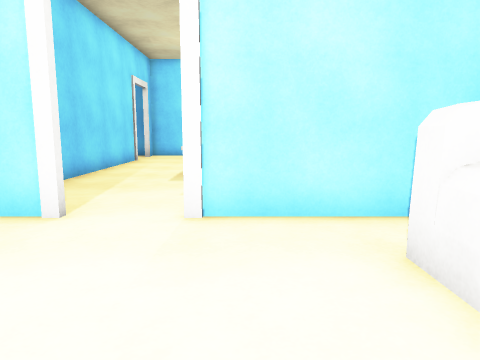
[1] (above)

16 first-person views from a walk through a 3-D level made in the Unity game engine. The camera is 1.2 m above the floor, tilts 8° down and sees 70° across. Doors are open. The floor is counted in squares, 1 m on a side. Each view is taken from the middle of a square. On the plan, view 1 faces up. The plan holds only what a view shows up to about 14 squares ahead; the rest is blank. The player character is not drawn. Some surface patterns are stand-ins.

[2]
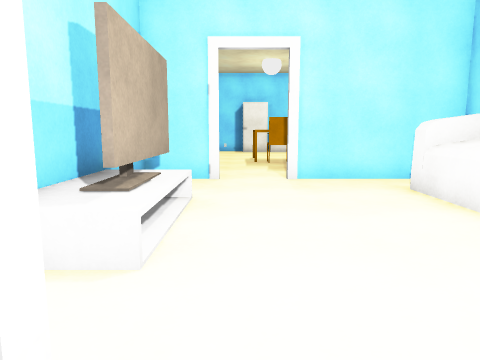

[3]
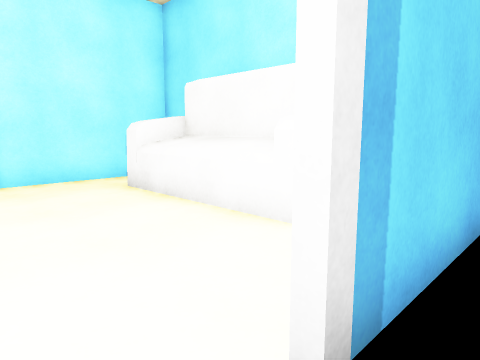

[4]
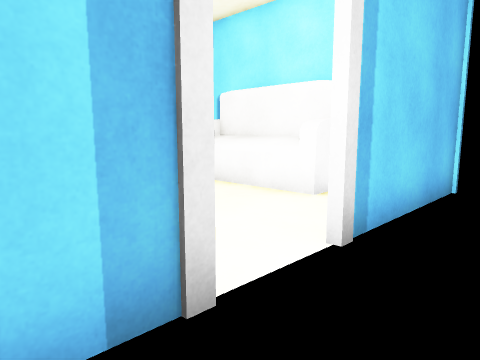

[5]
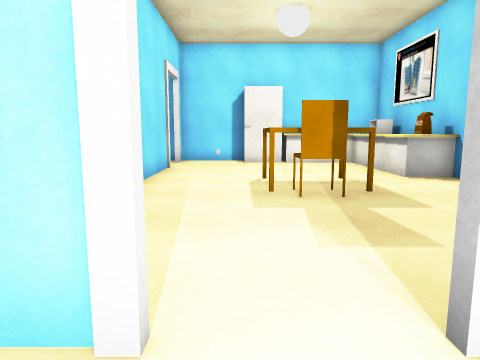

[6]
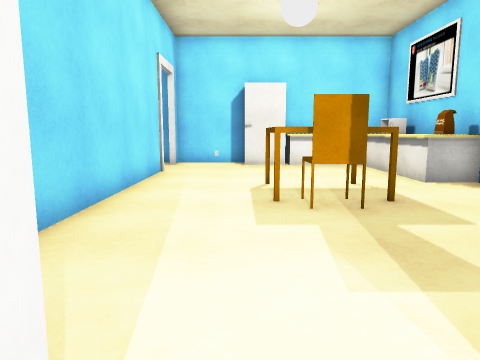

[7]
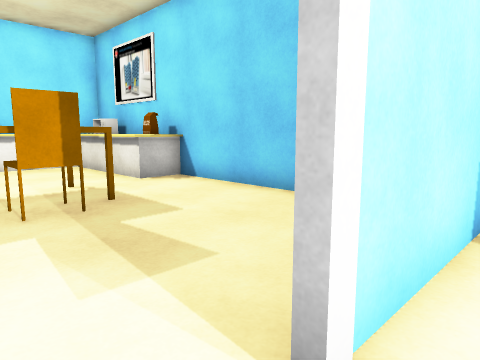

[8]
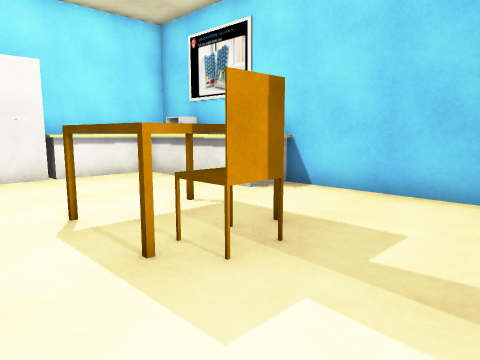

[9]
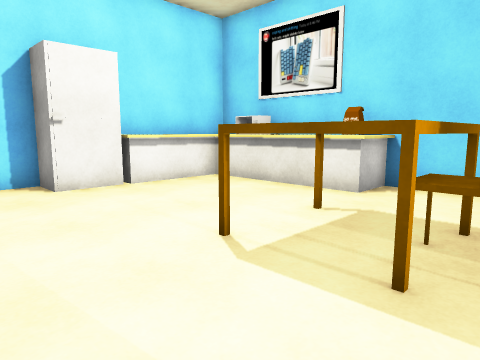

[10]
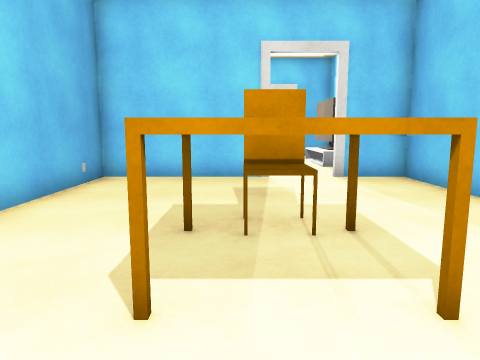

[11]
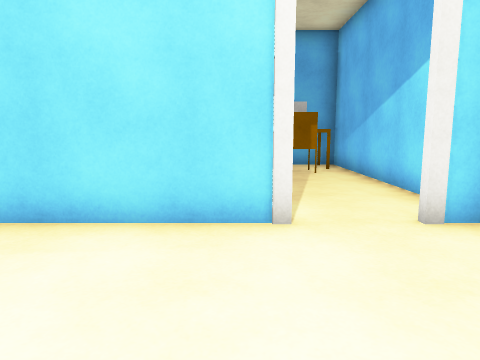

[12]
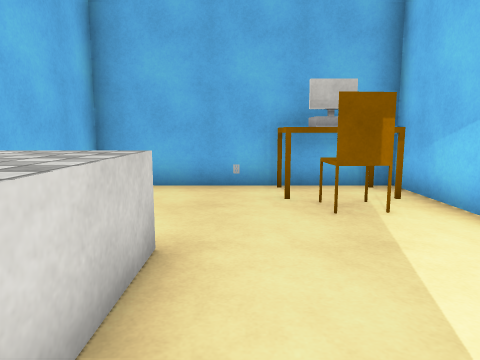

[13]
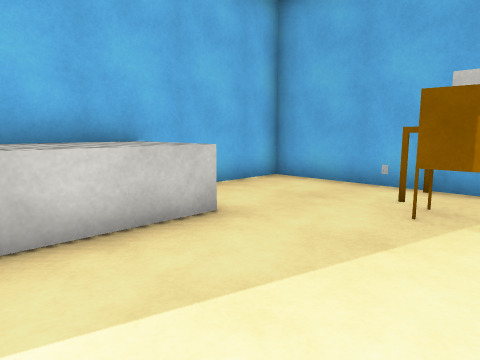

[14]
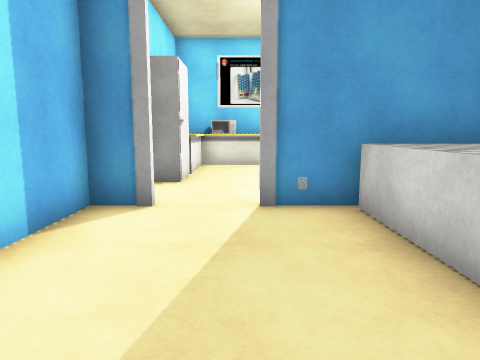

[15]
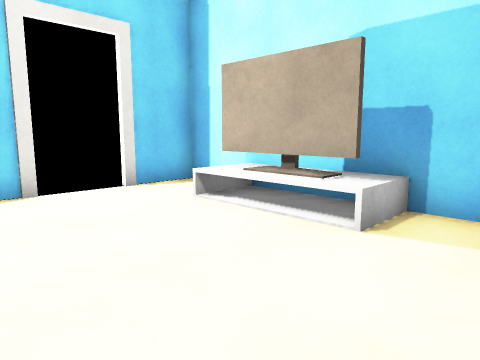

[16]
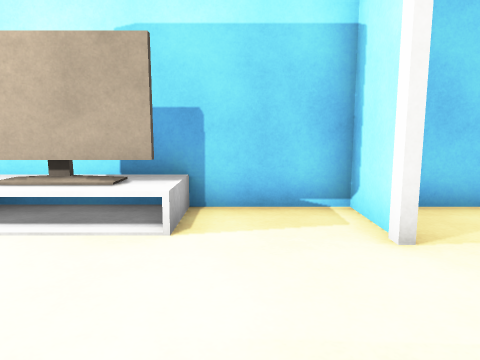

### Floor plan
Key: @ floor where view 1 was taken; # wall or solid block; . floor; D open door; ^ raised ledge; S sofa; T table; A TV; F fridge; M microwave; B bag; C computer; O other object.
Columns run from 13 left of view 1 to 4 right of it. Each row starts with its distance up from view 1.
 18 ##################
 17 #TT......#.FFF^^ #
 16 #CTT....DD.F.^^^M#
 15 #CT.....DD.....^M#
 14 #........#.....^^#
 13 #....^^^^#.....^B#
 12 #....^^^#...TTT^##
 11 ######^^#...T  ..#
 10         #...TTT..#
  9         #...TT...#
  8         #........#
  7         #........#
  6         #........#
  5          ##DD#####
  4         #........#
  3         #......SS
  2         #OA....SS
  1          #A....SS
  0          #A..@.SS
 -1          #A....SS
 -2         #.......
 -3         ###DD#####
 -4            .
 -5          .

Positions as (right, up) in squares from view 1, and headings:
1: (0, 0), facing up
2: (-2, -4), facing up
3: (-2, -4), facing up-right
4: (-4, -5), facing up-right
5: (-2, 3), facing up
6: (-2, 4), facing up
7: (-2, 4), facing up-right
8: (-3, 7), facing up-right
9: (-4, 9), facing up-right
10: (0, 14), facing down
11: (0, 14), facing left
12: (-5, 14), facing left
13: (-5, 17), facing down-left
14: (-10, 15), facing right
15: (1, 4), facing down-left
16: (1, 3), facing left
